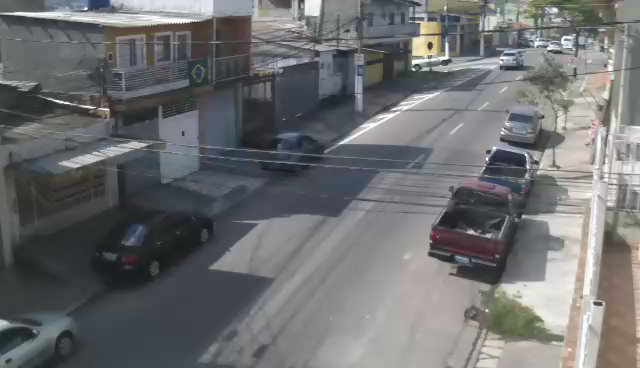
#> input picture frame 140 of beetCourse/materials/part2,3,4/imagens/carros.mp4, 640 x 368 px, given in place of videoTest.mp4, which was not available
$ python main.py
#> lines starting #> are read from the running program, lines starting #| are printed output that depends on the picture; pictures that were not available may be replaced by others from this repository, and a replacement may not be noted
import numpy as np
import cv2
from center import center

#Capturando o vídeo
cap = cv2.VideoCapture('videoTest.mp4')
#Passando o valor do MOG2
fgbg = cv2.createBackgroundSubtractorMOG2()

#Posição da Linha
posL = 150
offset = 30

xy1 = (20, posL)
xy2 = (300, posL)
#Array para detecção
detects = []

#Dados iniciais para contagem
total = 0
up = 0
down = 0

while 1:
    #Lendo o Frame
    ret, frame = cap.read()
#> frame is the input picture: shape (368, 640, 3); mean B, G, R 112.5, 111, 109.5
    #Transformando o frame em uma imagem cinza
    gray = cv2.cvtColor(frame, cv2.COLOR_BGR2GRAY)
    #Aplicando o MOG2 na imagem vinda do gray
    fgmask = fgbg.apply(gray)
#> fgmask: shape (368, 640); every value is 127
    #Tirando os ruídos da imagem
    retval, th = cv2.threshold(fgmask, 200, 255, cv2.THRESH_BINARY)
#> th: shape (368, 640); every value is 0
    #Criando um kernel necessário para rodar uma morfologia (MORPH_ELLIPSE é um array em formato de elipse)
    kernel = cv2.getStructuringElement(cv2.MORPH_ELLIPSE, (5,5))
    #Criando a morfologia com base no OpenCV Docs (opening)
    opening = cv2.morphologyEx(th, cv2.MORPH_OPEN, kernel, iterations=2)
    #Criando a morfologia com base no OpenCV Docs (dilation)
    dilation = cv2.dilate(opening,kernel,iterations = 7)
    #Criando a morfologia com base no OpenCV Docs (closing)
    closing = cv2.morphologyEx(dilation, cv2.MORPH_CLOSE,kernel, iterations=8)
    #Criando os contornos e hierarquias
    contours, hierarchy = cv2.findContours(closing, cv2.RETR_TREE, cv2.CHAIN_APPROX_SIMPLE)
#> contours = []
    #Adicionando a linha para análise de fluxo
    cv2.line(frame,xy1,xy2,(255,0,0),3)
    #Adicionado linha para 30px superior
    cv2.line(frame,(xy1[0],posL-offset),(xy2[0], posL-offset),(255,255,0),2)
    #Adicionando linha para 30px abaixo da geral
    cv2.line(frame,(xy1[0],posL+offset),(xy2[0], posL+offset),(255,255,0),2)
    #Contador para diferenciar as pessoas
    i = 0
    #Percorendo o array do contorno
    for cntrs in contours:
        #Calculando X, Y, a largura e a altura
        (x,y,w,h) = cv2.boundingRect(cntrs)
        #Calculando a área
        area = cv2.contourArea(cntrs)
        #Criando um filtro da área
        if int(area) > 2500:
            #Calculando o centro do retangulo
            centro = center(x,y,w,h)
            #Definindo o id da pessoa com base na quantidade de pessoas na imagem
            cv2.putText(frame, str(i),(x+5, y+15), cv2.FONT_HERSHEY_SIMPLEX, 0.5,(0,255,255),2)
            #Circulo no meio do quadrado
            cv2.circle(frame, centro, 4,(0,0,255), -1)
            #Retangulo ao redor do objeto
            cv2.rectangle(frame,(x,y),(x+w,y+h),(0,255,0),2)

            if len(detects) <= i:
                detects.append([])
            if centro[1] >  posL-offset and centro[1] < posL+offset:
                detects[i].append(centro)
            else:
                detects[i].clear()
            #Passando um valor, caso exista algo na imagem
            i += 1
#> this loop made 0 passes
#> after the loop, detects = []; i = 0
    #Verificar o numero contornos
    if len(contours) == 0:
        detects.clear()
    else:
        #Percorrer a lista de detecção
        for detect in detects:
            for (c,l) in enumerate(detect):
                #Se estiver subindo, realizar a contagem
                if detect[c-1][1] < posL and l[1] > posL:
                    detect.clear()
                    up+=1
                    total+=1
                    cv2.line(frame,xy1,xy2,(0,255,0),5)
                    continue
                #Se estiver descendo, realizar a contagem
                if detect[c-1][1] > posL and l[1] < posL:
                    detect.clear()
                    down+=1
                    total+=1
                    cv2.line(frame,xy1,xy2,(0,0,255),5)
                    continue
                if c > 0:
                    cv2.line(frame,detect[c-1],l,(0,0,255),1)

    #Imprimindo o texto superior
    cv2.putText(frame,"TOTAL:"+str(total),(10,20), cv2.FONT_HERSHEY_SIMPLEX,0.5,(0,255,255),2)
    cv2.putText(frame,"SUBINDO:"+str(up),(10,40), cv2.FONT_HERSHEY_SIMPLEX,0.5,(0,255,0),2)
    cv2.putText(frame,"DESCENDO:"+str(down),(10,60), cv2.FONT_HERSHEY_SIMPLEX,0.5,(0,0,255),2)
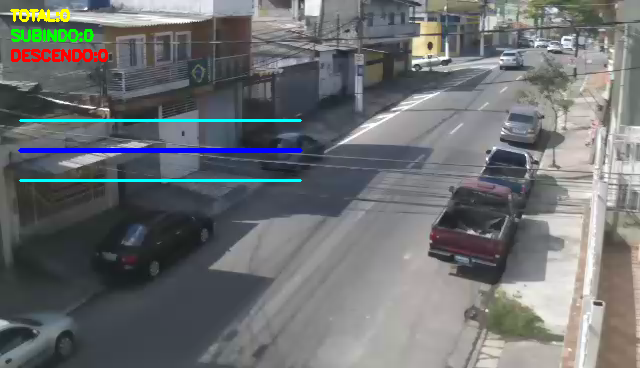
#> frame: shape (368, 640, 3); mean B, G, R 113.7, 112, 108.9
    #Mostrando as telas
    cv2.imshow("Contagem de Pessoas - Frame", frame)
    cv2.imshow("Contagem de Pessoas - MORPHOLOGY CLOSING", closing)

    if cv2.waitKey(30) & 0xFF == ord('q'):
#> (key q is pressed here)
        break

cap.release()
cv2.destroyAllWindows()

$ run again, starting later in the video
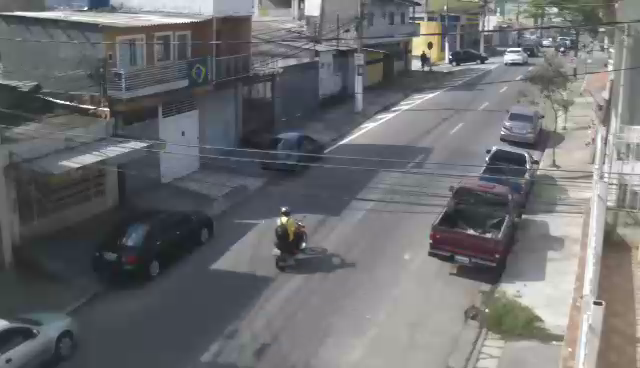
#> input picture frame 632 of beetCourse/materials/part2,3,4/imagens/carros.mp4, 640 x 368 px, given in place of videoTest.mp4, which was not available
#> frame is the input picture: shape (368, 640, 3); mean B, G, R 112.4, 110.3, 109.1
#> fgmask: shape (368, 640); every value is 127
#> th: shape (368, 640); every value is 0
#> contours = []
#> after the loop `for cntrs in contours:`: i = 0
#> `cv2.putText(frame,"DESCENDO:"+str(down),(10,60), cv2.FONT_HERSHEY_SIMP..`:
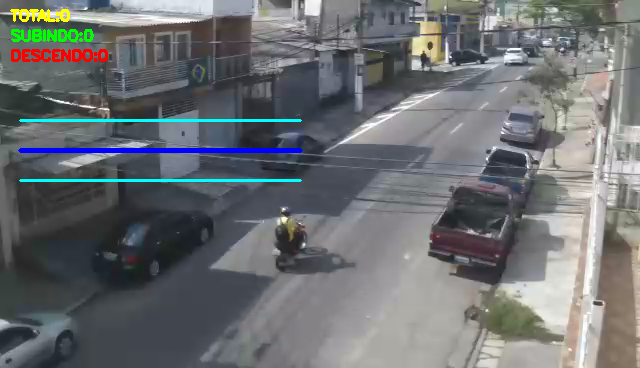
#> frame: shape (368, 640, 3); mean B, G, R 113.6, 111.3, 108.4

$ run again, starting later in the video
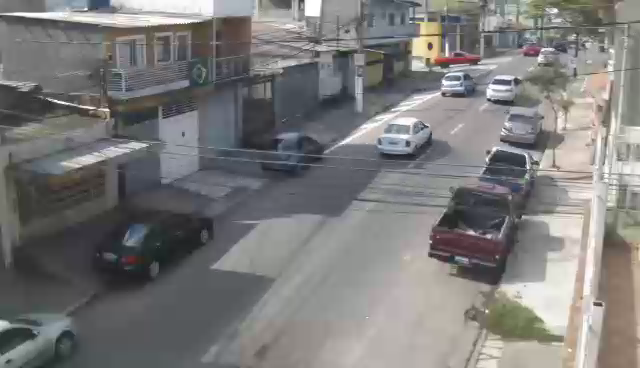
#> input picture frame 1124 of beetCourse/materials/part2,3,4/imagens/carros.mp4, 640 x 368 px, given in place of videoTest.mp4, which was not available
#> frame is the input picture: shape (368, 640, 3); mean B, G, R 122, 122.7, 123.6
#> `gray = cv2.cvtColor(frame, cv2.COLOR_BGR2GRAY)`:
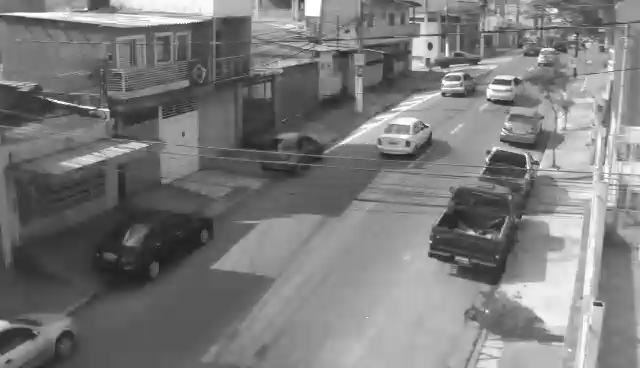
#> gray: shape (368, 640); min 19, max 255, mean 122.8
#> fgmask: shape (368, 640); every value is 127
#> th: shape (368, 640); every value is 0
#> contours = []
#> after the loop `for cntrs in contours:`: i = 0
#> `cv2.putText(frame,"DESCENDO:"+str(down),(10,60), cv2.FONT_HERSHEY_SIMP..`:
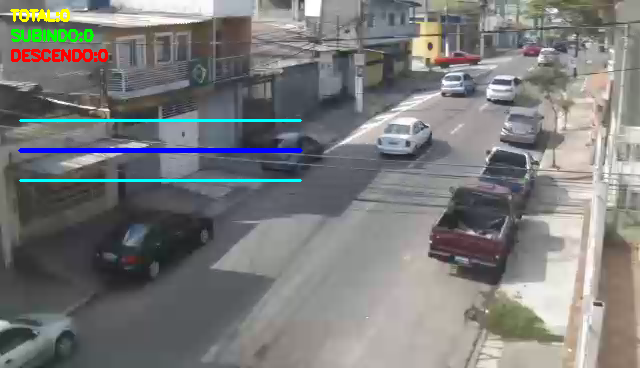
#> frame: shape (368, 640, 3); mean B, G, R 122.9, 123.4, 122.5
